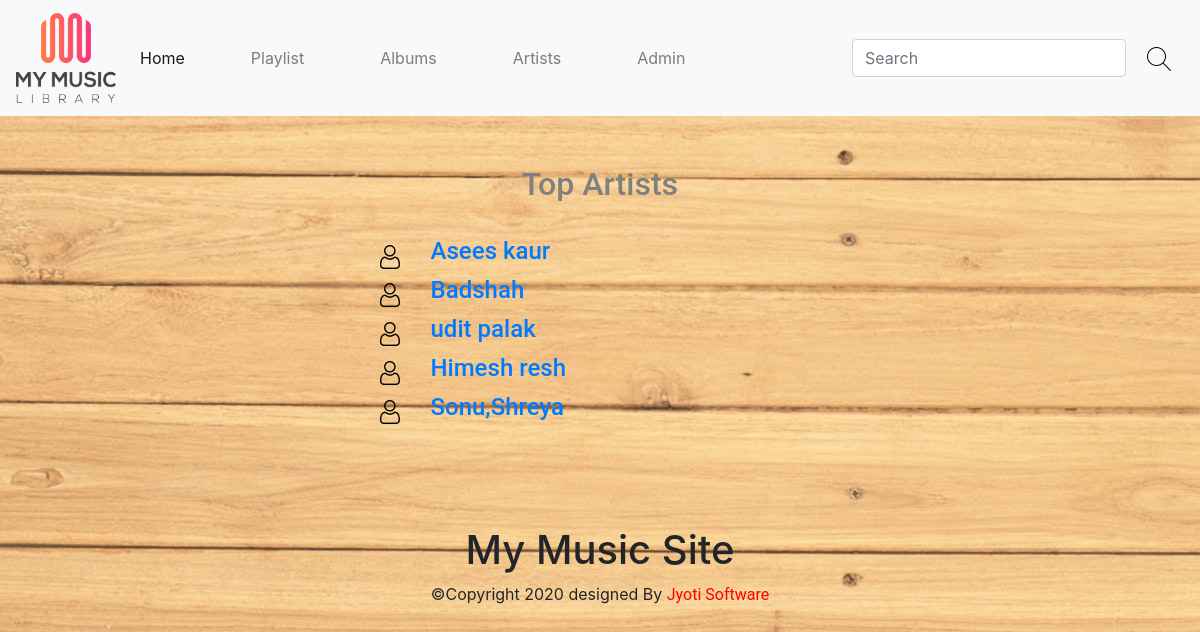
Screenshot of /artists/ with the database file from the repository.
### app/models.py (models this page shows)
class MusicModel(models.Model):
    songid = models.AutoField(primary_key=True)
    tittle = models.CharField(max_length=60)
    artist = models.CharField(max_length=30)
    song_image = models.ImageField(upload_to="song_images/")
    song = models.FileField(upload_to="songs/")
    album_name = models.ForeignKey(MovieModel,on_delete=models.CASCADE)

### app/views.py (the view)
# urls.py: path('artists/',views.Artists.as_view(),name="artists"),
class Artists(View):
    def get(self,request):
        m = MusicModel.objects.values('artist',)
        l = []
        for x in m:
            for y,z in x.items():
                l.append(z)
        mylist = list(dict.fromkeys(l))
        return render(request,"artist.html",{"artists":mylist})

### templates/artist.html (shortened to what this page needs)
{% load static %}
<!doctype html>
<html lang="en">
  <head>
    <link rel="stylesheet" href="https://stackpath.bootstrapcdn.com/bootstrap/4.4.1/css/bootstrap.min.css">
  </head>
  <body>
   {% include 'head.html' %}<br><br>
   <table align="center" border="0">
       <tr>
           <td width="500" colspan="2">
               <h2 style="text-align: center;color: grey;font-family: Roboto">Top Artists</h2><br>
           </td>
       </tr>
       {% for x in artists %}
       <tr>
           <td style="text-align: center">
               <a href="{% url 'one_artist' %}?a={{ x }}">
                   <img src="{% static 'images/user.png' %}">
               </a>
           </td>
           <td style="font-family: Roboto">
               <a href="{% url 'one_artist' %}?a={{ x }}">
               <h4>{{ x }}</h4>
               </a>
           </td>
       </tr>
       {% endfor %}
   </table>
   {% include 'footer.html' %}
  </body>
</html>

### rows the page displays
MusicModel: artist "Asees kaur"
MusicModel: artist "Badshah"
MusicModel: artist "udit palak"
MusicModel: artist "Himesh resh"
MusicModel: artist "Sonu,Shreya"
